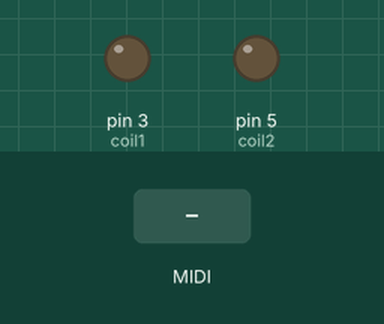
A sketch run on a simulated Arduino Uno, built with avr-gcc and run on an emulated ATmega328P. Parts: output pins drawn as LEDs (lit = HIGH). Inputs (shaded band) come from the test bench. MIDI output is not drawn.

Above: at 1.2 s.
1.3 s: MIDI note 36 received
Timing chart, 0 to 4.3 s (numbered marks = the images above; inputs shaded):
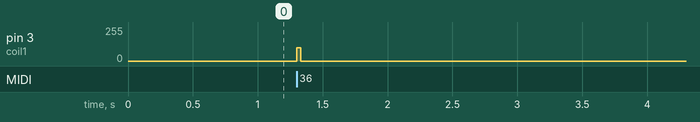

Measured:
- after the input at 1.3 s, pin 3 (coil1): 0/255 → 100/255 at once, → 0/255 0.03 s later

The sketch:

midicoils.ino
```cpp
/*  analogWrite(coil1, velocity) - Writes an analog value (PWM wave) to a pin. Can be used to light a LED at varying brightnesses or drive a motor at various speeds
The Coils are connected to TIP120*/

MIDI_CREATE_DEFAULT_INSTANCE();

#include <Wire.h>
#include <MIDI.h>

const int coil1 =  3;
const int coil2 =  5;

void HandleNoteOn (byte channel, byte number, byte velocity) {
  if (number == 36) {
  analogWrite(coil1, velocity); // Writes an analog value (PWM wave) to a pin. Can be used to light a LED at varying brightnesses or drive a motor at various speeds
  delay(30);
  analogWrite(coil1, LOW);
  }
 if (number == 37) {
  analogWrite(coil2, velocity);
  delay(10);
  analogWrite(coil2, LOW);
  }
}
void setup()
{
    pinMode(coil1, OUTPUT);
    pinMode(coil2, OUTPUT);

    MIDI.begin(MIDI_CHANNEL_OMNI);
    MIDI.turnThruOff();
    Serial.begin(115200);
    MIDI.setHandleNoteOn(HandleNoteOn);
}

void loop()
{
        MIDI.read();
}
```
